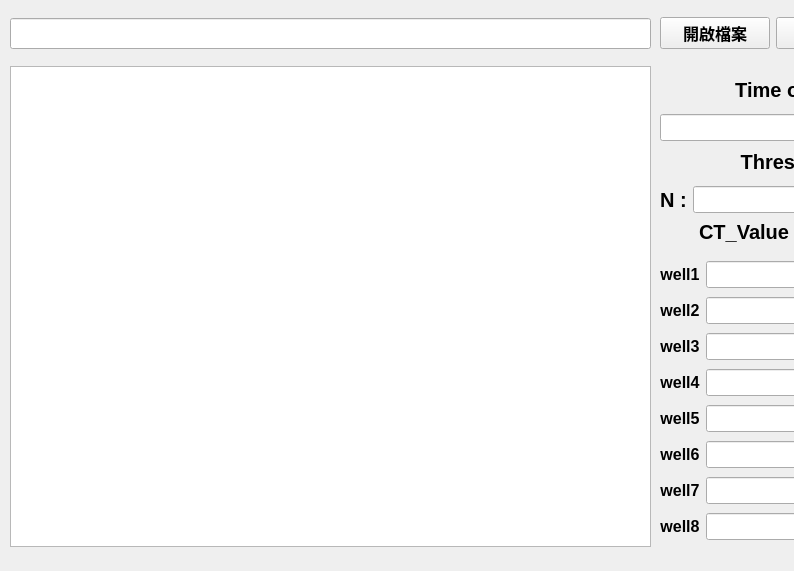
<?xml version="1.0" encoding="UTF-8"?>
<ui version="4.0">
 <class>MainWindow</class>
 <widget class="QMainWindow" name="MainWindow">
  <property name="geometry">
   <rect>
    <x>0</x>
    <y>0</y>
    <width>794</width>
    <height>571</height>
   </rect>
  </property>
  <property name="windowTitle">
   <string>MainWindow</string>
  </property>
  <widget class="QWidget" name="centralwidget">
   <widget class="QLineEdit" name="Input_file">
    <property name="geometry">
     <rect>
      <x>10</x>
      <y>18</y>
      <width>641</width>
      <height>31</height>
     </rect>
    </property>
    <property name="font">
     <font>
      <pointsize>12</pointsize>
      <weight>75</weight>
      <bold>true</bold>
     </font>
    </property>
   </widget>
   <widget class="QGraphicsView" name="CT_chart">
    <property name="geometry">
     <rect>
      <x>10</x>
      <y>66</y>
      <width>641</width>
      <height>481</height>
     </rect>
    </property>
   </widget>
   <widget class="QLabel" name="label_3">
    <property name="geometry">
     <rect>
      <x>20</x>
      <y>462</y>
      <width>111</width>
      <height>16</height>
     </rect>
    </property>
    <property name="font">
     <font>
      <pointsize>10</pointsize>
      <weight>75</weight>
      <bold>true</bold>
     </font>
    </property>
    <property name="text">
     <string/>
    </property>
   </widget>
   <widget class="QWidget" name="layoutWidget">
    <property name="geometry">
     <rect>
      <x>660</x>
      <y>72</y>
      <width>341</width>
      <height>69</height>
     </rect>
    </property>
    <layout class="QGridLayout" name="Input_Time">
     <item row="0" column="0" colspan="3">
      <widget class="QLabel" name="label_Timeofbackground">
       <property name="font">
        <font>
         <pointsize>15</pointsize>
         <weight>75</weight>
         <bold>true</bold>
        </font>
       </property>
       <property name="text">
        <string>Time of background</string>
       </property>
       <property name="alignment">
        <set>Qt::AlignCenter</set>
       </property>
      </widget>
     </item>
     <item row="1" column="0">
      <widget class="QLineEdit" name="Start_time">
       <property name="font">
        <font>
         <pointsize>12</pointsize>
        </font>
       </property>
       <property name="alignment">
        <set>Qt::AlignCenter</set>
       </property>
      </widget>
     </item>
     <item row="1" column="1">
      <widget class="QLabel" name="label_7">
       <property name="font">
        <font>
         <pointsize>15</pointsize>
         <weight>75</weight>
         <bold>true</bold>
        </font>
       </property>
       <property name="text">
        <string>~</string>
       </property>
       <property name="alignment">
        <set>Qt::AlignCenter</set>
       </property>
      </widget>
     </item>
     <item row="1" column="2">
      <widget class="QLineEdit" name="End_time">
       <property name="font">
        <font>
         <pointsize>12</pointsize>
        </font>
       </property>
       <property name="alignment">
        <set>Qt::AlignCenter</set>
       </property>
      </widget>
     </item>
    </layout>
   </widget>
   <widget class="QWidget" name="layoutWidget">
    <property name="geometry">
     <rect>
      <x>660</x>
      <y>144</y>
      <width>341</width>
      <height>69</height>
     </rect>
    </property>
    <layout class="QGridLayout" name="ThresholdBlock">
     <item row="1" column="0">
      <widget class="QLabel" name="label_N">
       <property name="font">
        <font>
         <pointsize>15</pointsize>
         <weight>75</weight>
         <bold>true</bold>
        </font>
       </property>
       <property name="text">
        <string>N :</string>
       </property>
       <property name="alignment">
        <set>Qt::AlignCenter</set>
       </property>
      </widget>
     </item>
     <item row="1" column="1">
      <widget class="QLineEdit" name="Input_N">
       <property name="font">
        <font>
         <pointsize>12</pointsize>
        </font>
       </property>
       <property name="alignment">
        <set>Qt::AlignCenter</set>
       </property>
      </widget>
     </item>
     <item row="0" column="0" colspan="2">
      <widget class="QLabel" name="label_Threshold">
       <property name="font">
        <font>
         <pointsize>15</pointsize>
         <weight>75</weight>
         <bold>true</bold>
        </font>
       </property>
       <property name="text">
        <string>Threshold: N  * Std</string>
       </property>
       <property name="alignment">
        <set>Qt::AlignCenter</set>
       </property>
      </widget>
     </item>
    </layout>
   </widget>
   <widget class="QWidget" name="layoutWidget">
    <property name="geometry">
     <rect>
      <x>660</x>
      <y>0</y>
      <width>341</width>
      <height>67</height>
     </rect>
    </property>
    <layout class="QGridLayout" name="ButtonBlcok">
     <item row="0" column="0">
      <widget class="QPushButton" name="btn_openfile">
       <property name="font">
        <font>
         <pointsize>12</pointsize>
         <weight>75</weight>
         <bold>true</bold>
        </font>
       </property>
       <property name="text">
        <string>開啟檔案</string>
       </property>
      </widget>
     </item>
     <item row="0" column="1">
      <widget class="QPushButton" name="btn_savefile">
       <property name="font">
        <font>
         <pointsize>12</pointsize>
         <weight>75</weight>
         <bold>true</bold>
        </font>
       </property>
       <property name="text">
        <string>儲存檔案</string>
       </property>
      </widget>
     </item>
     <item row="0" column="2">
      <widget class="QPushButton" name="btn_clean">
       <property name="font">
        <font>
         <family>MS UI Gothic</family>
         <pointsize>12</pointsize>
         <weight>75</weight>
         <bold>true</bold>
        </font>
       </property>
       <property name="text">
        <string>清除</string>
       </property>
      </widget>
     </item>
    </layout>
   </widget>
   <widget class="QWidget" name="layoutWidget">
    <property name="geometry">
     <rect>
      <x>660</x>
      <y>258</y>
      <width>341</width>
      <height>291</height>
     </rect>
    </property>
    <layout class="QGridLayout" name="gridLayout">
     <item row="2" column="3">
      <widget class="QLineEdit" name="lineEdit_well_11">
       <property name="font">
        <font>
         <pointsize>12</pointsize>
        </font>
       </property>
       <property name="alignment">
        <set>Qt::AlignCenter</set>
       </property>
      </widget>
     </item>
     <item row="6" column="3">
      <widget class="QLineEdit" name="lineEdit_well_15">
       <property name="font">
        <font>
         <pointsize>12</pointsize>
        </font>
       </property>
       <property name="alignment">
        <set>Qt::AlignCenter</set>
       </property>
      </widget>
     </item>
     <item row="1" column="0">
      <widget class="QLabel" name="label_well2">
       <property name="font">
        <font>
         <pointsize>12</pointsize>
         <weight>75</weight>
         <bold>true</bold>
        </font>
       </property>
       <property name="text">
        <string>well2</string>
       </property>
       <property name="alignment">
        <set>Qt::AlignCenter</set>
       </property>
      </widget>
     </item>
     <item row="1" column="3">
      <widget class="QLineEdit" name="lineEdit_well_10">
       <property name="font">
        <font>
         <pointsize>12</pointsize>
        </font>
       </property>
       <property name="alignment">
        <set>Qt::AlignCenter</set>
       </property>
      </widget>
     </item>
     <item row="4" column="1">
      <widget class="QLineEdit" name="lineEdit_well_5">
       <property name="font">
        <font>
         <pointsize>12</pointsize>
        </font>
       </property>
       <property name="alignment">
        <set>Qt::AlignCenter</set>
       </property>
      </widget>
     </item>
     <item row="2" column="1">
      <widget class="QLineEdit" name="lineEdit_well_3">
       <property name="font">
        <font>
         <pointsize>12</pointsize>
        </font>
       </property>
       <property name="alignment">
        <set>Qt::AlignCenter</set>
       </property>
      </widget>
     </item>
     <item row="3" column="3">
      <widget class="QLineEdit" name="lineEdit_well_12">
       <property name="font">
        <font>
         <pointsize>12</pointsize>
        </font>
       </property>
       <property name="alignment">
        <set>Qt::AlignCenter</set>
       </property>
      </widget>
     </item>
     <item row="3" column="1">
      <widget class="QLineEdit" name="lineEdit_well_4">
       <property name="font">
        <font>
         <pointsize>12</pointsize>
        </font>
       </property>
       <property name="alignment">
        <set>Qt::AlignCenter</set>
       </property>
      </widget>
     </item>
     <item row="1" column="1">
      <widget class="QLineEdit" name="lineEdit_well_2">
       <property name="font">
        <font>
         <pointsize>12</pointsize>
        </font>
       </property>
       <property name="alignment">
        <set>Qt::AlignCenter</set>
       </property>
      </widget>
     </item>
     <item row="5" column="1">
      <widget class="QLineEdit" name="lineEdit_well_6">
       <property name="font">
        <font>
         <pointsize>12</pointsize>
        </font>
       </property>
       <property name="alignment">
        <set>Qt::AlignCenter</set>
       </property>
      </widget>
     </item>
     <item row="7" column="1">
      <widget class="QLineEdit" name="lineEdit_well_8">
       <property name="font">
        <font>
         <pointsize>12</pointsize>
        </font>
       </property>
       <property name="alignment">
        <set>Qt::AlignCenter</set>
       </property>
      </widget>
     </item>
     <item row="3" column="2">
      <widget class="QLabel" name="label_well12">
       <property name="font">
        <font>
         <pointsize>12</pointsize>
         <weight>75</weight>
         <bold>true</bold>
        </font>
       </property>
       <property name="text">
        <string>well12</string>
       </property>
       <property name="alignment">
        <set>Qt::AlignCenter</set>
       </property>
      </widget>
     </item>
     <item row="2" column="0">
      <widget class="QLabel" name="label_well3">
       <property name="font">
        <font>
         <pointsize>12</pointsize>
         <weight>75</weight>
         <bold>true</bold>
        </font>
       </property>
       <property name="text">
        <string>well3</string>
       </property>
       <property name="alignment">
        <set>Qt::AlignCenter</set>
       </property>
      </widget>
     </item>
     <item row="2" column="2">
      <widget class="QLabel" name="label_well11">
       <property name="font">
        <font>
         <pointsize>12</pointsize>
         <weight>75</weight>
         <bold>true</bold>
        </font>
       </property>
       <property name="text">
        <string>well11</string>
       </property>
       <property name="alignment">
        <set>Qt::AlignCenter</set>
       </property>
      </widget>
     </item>
     <item row="7" column="3">
      <widget class="QLineEdit" name="lineEdit_well_16">
       <property name="font">
        <font>
         <pointsize>12</pointsize>
        </font>
       </property>
       <property name="alignment">
        <set>Qt::AlignCenter</set>
       </property>
      </widget>
     </item>
     <item row="3" column="0">
      <widget class="QLabel" name="label_well4">
       <property name="font">
        <font>
         <pointsize>12</pointsize>
         <weight>75</weight>
         <bold>true</bold>
        </font>
       </property>
       <property name="text">
        <string>well4</string>
       </property>
       <property name="alignment">
        <set>Qt::AlignCenter</set>
       </property>
      </widget>
     </item>
     <item row="0" column="1">
      <widget class="QLineEdit" name="lineEdit_well_1">
       <property name="font">
        <font>
         <pointsize>12</pointsize>
        </font>
       </property>
       <property name="text">
        <string/>
       </property>
       <property name="alignment">
        <set>Qt::AlignCenter</set>
       </property>
      </widget>
     </item>
     <item row="0" column="3">
      <widget class="QLineEdit" name="lineEdit_well_9">
       <property name="font">
        <font>
         <pointsize>12</pointsize>
        </font>
       </property>
       <property name="alignment">
        <set>Qt::AlignCenter</set>
       </property>
      </widget>
     </item>
     <item row="4" column="3">
      <widget class="QLineEdit" name="lineEdit_well_13">
       <property name="font">
        <font>
         <pointsize>12</pointsize>
        </font>
       </property>
       <property name="alignment">
        <set>Qt::AlignCenter</set>
       </property>
      </widget>
     </item>
     <item row="0" column="2">
      <widget class="QLabel" name="label_well9">
       <property name="font">
        <font>
         <pointsize>12</pointsize>
         <weight>75</weight>
         <bold>true</bold>
        </font>
       </property>
       <property name="text">
        <string>well9</string>
       </property>
       <property name="alignment">
        <set>Qt::AlignCenter</set>
       </property>
      </widget>
     </item>
     <item row="4" column="0">
      <widget class="QLabel" name="label_well5">
       <property name="font">
        <font>
         <pointsize>12</pointsize>
         <weight>75</weight>
         <bold>true</bold>
        </font>
       </property>
       <property name="text">
        <string>well5</string>
       </property>
       <property name="alignment">
        <set>Qt::AlignCenter</set>
       </property>
      </widget>
     </item>
     <item row="0" column="0">
      <widget class="QLabel" name="label_well1">
       <property name="font">
        <font>
         <pointsize>12</pointsize>
         <weight>75</weight>
         <bold>true</bold>
        </font>
       </property>
       <property name="text">
        <string>well1</string>
       </property>
       <property name="alignment">
        <set>Qt::AlignCenter</set>
       </property>
      </widget>
     </item>
     <item row="5" column="3">
      <widget class="QLineEdit" name="lineEdit_well_14">
       <property name="font">
        <font>
         <pointsize>12</pointsize>
        </font>
       </property>
       <property name="alignment">
        <set>Qt::AlignCenter</set>
       </property>
      </widget>
     </item>
     <item row="1" column="2">
      <widget class="QLabel" name="label_well10">
       <property name="font">
        <font>
         <pointsize>12</pointsize>
         <weight>75</weight>
         <bold>true</bold>
        </font>
       </property>
       <property name="text">
        <string>well10</string>
       </property>
       <property name="alignment">
        <set>Qt::AlignCenter</set>
       </property>
      </widget>
     </item>
     <item row="5" column="0">
      <widget class="QLabel" name="label_well6">
       <property name="font">
        <font>
         <pointsize>12</pointsize>
         <weight>75</weight>
         <bold>true</bold>
        </font>
       </property>
       <property name="text">
        <string>well6</string>
       </property>
       <property name="alignment">
        <set>Qt::AlignCenter</set>
       </property>
      </widget>
     </item>
     <item row="6" column="1">
      <widget class="QLineEdit" name="lineEdit_well_7">
       <property name="font">
        <font>
         <pointsize>12</pointsize>
        </font>
       </property>
       <property name="alignment">
        <set>Qt::AlignCenter</set>
       </property>
      </widget>
     </item>
     <item row="6" column="0">
      <widget class="QLabel" name="label_well7">
       <property name="font">
        <font>
         <pointsize>12</pointsize>
         <weight>75</weight>
         <bold>true</bold>
        </font>
       </property>
       <property name="text">
        <string>well7</string>
       </property>
       <property name="alignment">
        <set>Qt::AlignCenter</set>
       </property>
      </widget>
     </item>
     <item row="7" column="0">
      <widget class="QLabel" name="label_well8">
       <property name="font">
        <font>
         <pointsize>12</pointsize>
         <weight>75</weight>
         <bold>true</bold>
        </font>
       </property>
       <property name="text">
        <string>well8</string>
       </property>
       <property name="alignment">
        <set>Qt::AlignCenter</set>
       </property>
      </widget>
     </item>
     <item row="4" column="2">
      <widget class="QLabel" name="label_well13">
       <property name="font">
        <font>
         <pointsize>12</pointsize>
         <weight>75</weight>
         <bold>true</bold>
        </font>
       </property>
       <property name="text">
        <string>well13</string>
       </property>
       <property name="alignment">
        <set>Qt::AlignCenter</set>
       </property>
      </widget>
     </item>
     <item row="5" column="2">
      <widget class="QLabel" name="label_well14">
       <property name="font">
        <font>
         <pointsize>12</pointsize>
         <weight>75</weight>
         <bold>true</bold>
        </font>
       </property>
       <property name="text">
        <string>well14</string>
       </property>
       <property name="alignment">
        <set>Qt::AlignCenter</set>
       </property>
      </widget>
     </item>
     <item row="6" column="2">
      <widget class="QLabel" name="label_well15">
       <property name="font">
        <font>
         <pointsize>12</pointsize>
         <weight>75</weight>
         <bold>true</bold>
        </font>
       </property>
       <property name="text">
        <string>well15</string>
       </property>
       <property name="alignment">
        <set>Qt::AlignCenter</set>
       </property>
      </widget>
     </item>
     <item row="7" column="2">
      <widget class="QLabel" name="label_well16">
       <property name="font">
        <font>
         <pointsize>12</pointsize>
         <weight>75</weight>
         <bold>true</bold>
        </font>
       </property>
       <property name="text">
        <string>well16</string>
       </property>
       <property name="alignment">
        <set>Qt::AlignCenter</set>
       </property>
      </widget>
     </item>
    </layout>
   </widget>
   <widget class="QWidget" name="layoutWidget">
    <property name="geometry">
     <rect>
      <x>660</x>
      <y>216</y>
      <width>341</width>
      <height>32</height>
     </rect>
    </property>
    <layout class="QGridLayout" name="gridLayout_2">
     <item row="0" column="0">
      <widget class="QLabel" name="label_Threshold_2">
       <property name="font">
        <font>
         <pointsize>15</pointsize>
         <weight>75</weight>
         <bold>true</bold>
        </font>
       </property>
       <property name="text">
        <string>CT_Value</string>
       </property>
       <property name="alignment">
        <set>Qt::AlignCenter</set>
       </property>
      </widget>
     </item>
     <item row="0" column="1">
      <widget class="QLabel" name="label_Threshold_3">
       <property name="font">
        <font>
         <pointsize>15</pointsize>
         <weight>75</weight>
         <bold>true</bold>
        </font>
       </property>
       <property name="text">
        <string>CT_Value</string>
       </property>
       <property name="alignment">
        <set>Qt::AlignCenter</set>
       </property>
      </widget>
     </item>
    </layout>
   </widget>
  </widget>
 </widget>
 <resources/>
 <connections/>
</ui>
